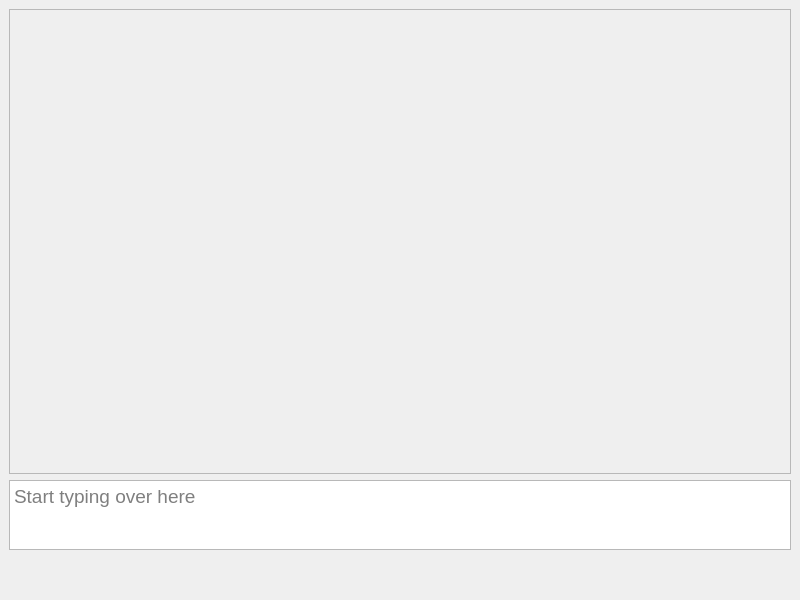
<?xml version="1.0" encoding="UTF-8"?>
<ui version="4.0">
 <class>MainWindow</class>
 <widget class="QMainWindow" name="MainWindow">
  <property name="geometry">
   <rect>
    <x>0</x>
    <y>0</y>
    <width>800</width>
    <height>600</height>
   </rect>
  </property>
  <property name="font">
   <font>
    <italic>false</italic>
    <underline>false</underline>
    <stylestrategy>PreferDefault</stylestrategy>
    <fontweight>Thin</fontweight>
   </font>
  </property>
  <property name="windowTitle">
   <string>MainWindow</string>
  </property>
  <property name="styleSheet">
   <string notr="true"/>
  </property>
  <widget class="QWidget" name="center">
   <layout class="QVBoxLayout" name="verticalLayout" stretch="0,1">
    <property name="bottomMargin">
     <number>50</number>
    </property>
    <item>
     <widget class="QScrollArea" name="MessageArea">
      <property name="minimumSize">
       <size>
        <width>0</width>
        <height>465</height>
       </size>
      </property>
      <property name="styleSheet">
       <string notr="true"/>
      </property>
      <property name="widgetResizable">
       <bool>true</bool>
      </property>
      <widget class="QWidget" name="Messages">
       <property name="enabled">
        <bool>true</bool>
       </property>
       <property name="geometry">
        <rect>
         <x>0</x>
         <y>0</y>
         <width>780</width>
         <height>463</height>
        </rect>
       </property>
       <layout class="QVBoxLayout" name="verticalLayout_2">
        <property name="spacing">
         <number>0</number>
        </property>
        <property name="topMargin">
         <number>0</number>
        </property>
        <property name="bottomMargin">
         <number>9</number>
        </property>
       </layout>
      </widget>
     </widget>
    </item>
    <item>
     <widget class="QTextEdit" name="MessageInput">
      <property name="maximumSize">
       <size>
        <width>5000</width>
        <height>70</height>
       </size>
      </property>
      <property name="font">
       <font>
        <pointsize>14</pointsize>
        <italic>false</italic>
        <underline>false</underline>
        <stylestrategy>PreferDefault</stylestrategy>
        <fontweight>Thin</fontweight>
       </font>
      </property>
      <property name="sizeAdjustPolicy">
       <enum>QAbstractScrollArea::SizeAdjustPolicy::AdjustToContents</enum>
      </property>
      <property name="html">
       <string>&lt;!DOCTYPE HTML PUBLIC &quot;-//W3C//DTD HTML 4.0//EN&quot; &quot;http://www.w3.org/TR/REC-html40/strict.dtd&quot;&gt;
&lt;html&gt;&lt;head&gt;&lt;meta name=&quot;qrichtext&quot; content=&quot;1&quot; /&gt;&lt;meta charset=&quot;utf-8&quot; /&gt;&lt;style type=&quot;text/css&quot;&gt;
p, li { white-space: pre-wrap; }
hr { height: 1px; border-width: 0; }
li.unchecked::marker { content: &quot;\2610&quot;; }
li.checked::marker { content: &quot;\2612&quot;; }
&lt;/style&gt;&lt;/head&gt;&lt;body style=&quot; font-family:'Segoe UI'; font-size:14pt; font-weight:100; font-style:normal;&quot;&gt;
&lt;p style=&quot;-qt-paragraph-type:empty; margin-top:0px; margin-bottom:0px; margin-left:0px; margin-right:0px; -qt-block-indent:0; text-indent:0px; font-weight:400;&quot;&gt;&lt;br /&gt;&lt;/p&gt;&lt;/body&gt;&lt;/html&gt;</string>
      </property>
      <property name="placeholderText">
       <string>Start typing over here</string>
      </property>
     </widget>
    </item>
   </layout>
  </widget>
 </widget>
 <resources/>
 <connections/>
</ui>
